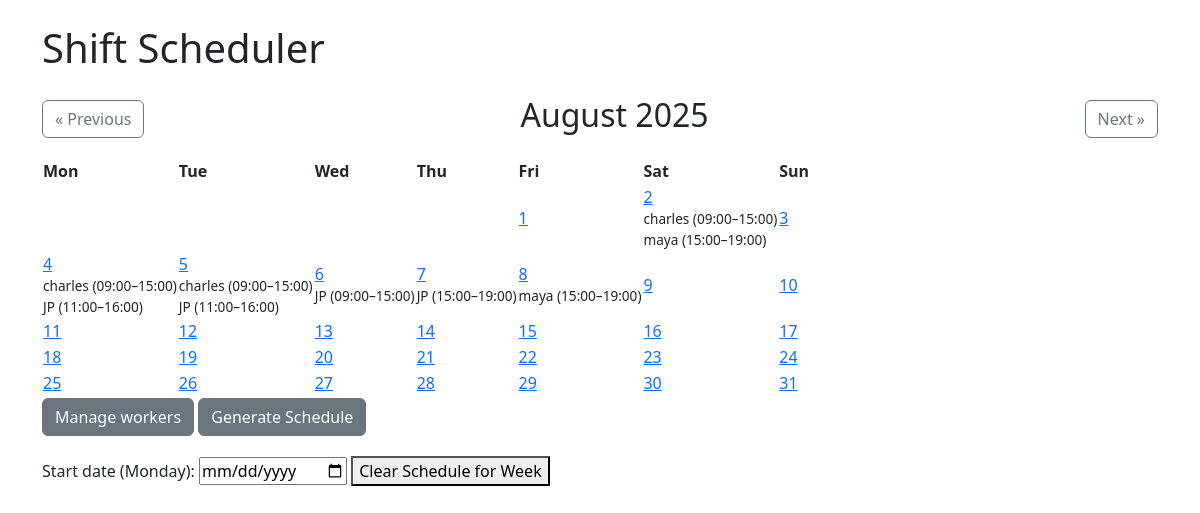
Before: / with the older database file.
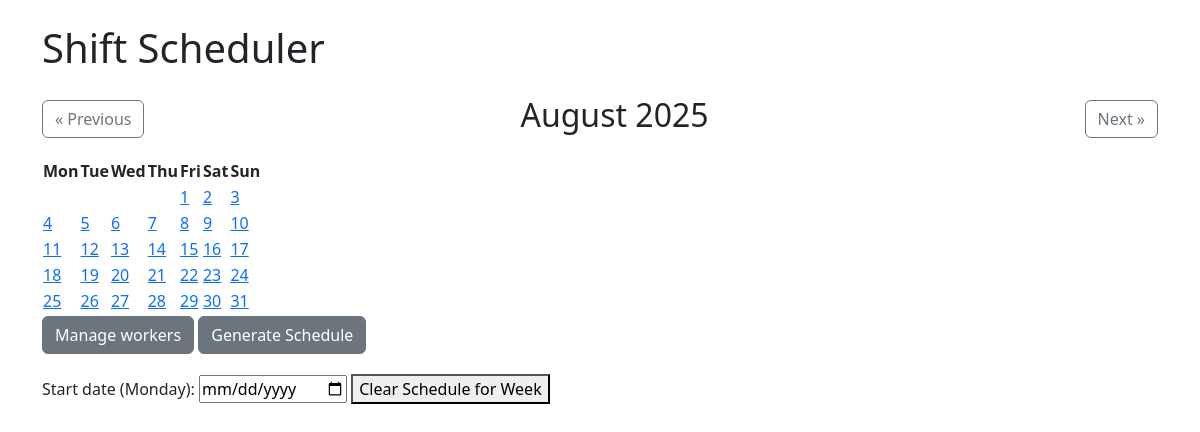
After: the same page with the newer database file.
### models.py (models this page shows)
class Shift(db.Model):
    id = db.Column(db.Integer, primary_key=True)
    date = db.Column(db.Date, nullable=False)
    start_time = db.Column(db.Time, nullable=False)
    end_time = db.Column(db.Time, nullable=False)
    worker_id = db.Column(db.Integer, db.ForeignKey('worker.id', ondelete="CASCADE"), nullable=False)

class Worker(db.Model):
    id = db.Column(db.Integer, primary_key=True)
    name = db.Column(db.String(50), nullable=False)
    shifts = db.relationship('Shift', backref='worker', cascade="all, delete-orphan", passive_deletes=True)
    availability = db.Column(db.String, nullable=True)

### app.py (the view)
@app.route('/')
def calendar_view():
    year = request.args.get('year', type=int, default=datetime.now().year)
    month = request.args.get('month', type=int, default=datetime.now().month)
    if month < 1:
        month = 12
        year -= 1
    elif month > 12:
        month = 1
        year += 1
    num_days = calendar.monthrange(year, month)[1]
    first_day = date(year, month, 1)
    start_weekday = first_day.weekday()  # Monday=0
    weeks = []
    day_counter = 1
    for _ in range(6):  # max 6 weeks in a month
        week = []
        for i in range(7):
            if len(weeks) == 0 and i < start_weekday:
                week.append(None)
            elif day_counter > num_days:
                week.append(None)
            else:
                week.append(date(year, month, day_counter))
                day_counter += 1
        weeks.append(week)
    shifts = Shift.query.filter(
        extract('year', Shift.date) == year,
        extract('month', Shift.date) == month
    ).all()
    shifts_by_day = {}
    for shift in shifts:
        day = shift.date.day
        if day not in shifts_by_day:
            shifts_by_day[day] = []
        shifts_by_day[day].append(shift)
    return render_template('calendar.html',
                           weeks=weeks,
                           month=month,
                           year=year,
                           shifts_by_day=shifts_by_day,
                           calendar=calendar)

### app.py (called while the page is built)
@event.listens_for(Engine, "connect")
def set_sqlite_pragma(dbapi_connection, connection_record):
    if isinstance(dbapi_connection, sqlite3.Connection):
        cursor = dbapi_connection.cursor()
        cursor.execute("PRAGMA foreign_keys=ON;")
        cursor.close()

### templates/calendar.html
{% extends "base.html" %}
{% block content %}
    <div class="d-flex justify-content-between align-items-center mb-3">
        <a href="{{ url_for('calendar_view', month=month-1, year=year) }}" class="btn btn-outline-secondary">« Previous</a>
        <h2>{{ calendar.month_name[month] }} {{ year }}</h2>
        <a href="{{ url_for('calendar_view', month=month+1, year=year) }}" class="btn btn-outline-secondary">Next »</a>
    </div>
    <table>
        <tr>
            <th>Mon</th>
            <th>Tue</th>
            <th>Wed</th>
            <th>Thu</th>
            <th>Fri</th>
            <th>Sat</th>
            <th>Sun</th>
        </tr>
        {% for week in weeks %}
            <tr>
            {% for date_obj in week %}
                <td>
                {% if date_obj %}
                    <a href="{{ url_for('add_shift_with_date', date=date_obj.strftime('%Y-%m-%d')) }}">
                    {{ date_obj.day }}
                    </a>
                    {% if shifts_by_day.get(date_obj.day) %}
                    {% for shift in shifts_by_day[date_obj.day] %}
                        <div style="font-size: 0.85em;">
                        {{ shift.worker.name }} ({{ shift.start_time.strftime('%H:%M') }}–{{ shift.end_time.strftime('%H:%M') }})
                        </div>
                    {% endfor %}
                    {% endif %}
                {% endif %}
                </td>
            {% endfor %}
            </tr>
        {% endfor %}
    </table>
<a href="{{ url_for('add_worker') }}" class="btn btn-secondary">Manage workers</a>
<a href="{{ url_for('generate') }}" class="btn btn-secondary">Generate Schedule</a>
<form action="{{ url_for('clear_schedule') }}" method="post" style="margin-top: 20px;">
  <label for="start_date">Start date (Monday):</label>
  <input type="date" name="start_date" required>
  <button type="submit">Clear Schedule for Week</button>
</form>
{% endblock %}

### templates/base.html (shortened to what this page needs)
<!DOCTYPE html>
<html lang="en">
<head>
    <link rel="stylesheet" href="https://cdn.jsdelivr.net/npm/bootstrap@5.3.0/dist/css/bootstrap.min.css">
</head>
<body class="p-4">
    <div class="container">
        <h1 class="mb-4">Shift Scheduler</h1>
        {% block content %}{% endblock %}
    </div>
</body>
</html>

Changed rows visible on the page:
removed Shift: worker.name "charles", start_time "09:00", end_time "15:00", shown under "2"
removed Shift: worker.name "maya", start_time "15:00", end_time "19:00", shown under "2"
removed Shift: worker.name "charles", start_time "09:00", end_time "15:00", shown under "4"
removed Shift: worker.name "JP", start_time "11:00", end_time "16:00", shown under "4"
removed Shift: worker.name "charles", start_time "09:00", end_time "15:00", shown under "5"
removed Shift: worker.name "JP", start_time "11:00", end_time "16:00", shown under "5"
removed Shift: worker.name "JP", start_time "09:00", end_time "15:00", shown under "6"
removed Shift: worker.name "JP", start_time "15:00", end_time "19:00", shown under "7"
removed Shift: worker.name "maya", start_time "15:00", end_time "19:00", shown under "8"
